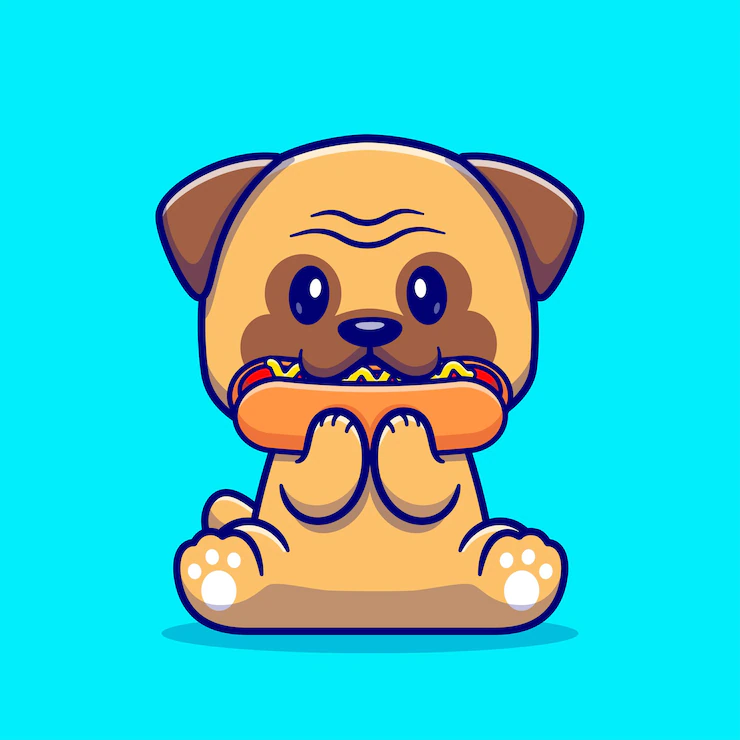
#> input picture dog_logo.webp, 740 x 740 px
$ jupyter execute --allow-errors Image_Watermarking.ipynb
#> lines starting #> are read from the running program, lines starting #| are printed output that depends on the picture
# Image Watermarking
In this project, we will see how we can add a watermark to an image. Adding a mwtermark works as a copyright for your image, so that no one can illegally use your image or document.

We will use OpenCV for this project to add logo and text as a watermark.

[cell 1]
# import libraries
import cv2
import numpy as np
import requests
from PIL import Image

* For this project, we need an image url on which we will apply the watermark.

* We will load the image using the url of the image.

* You can use any image that you desire and replace the url of the image with the one given below.

* Next, we will read and resize the image and store it into variables.

#> (a cell that did not finish here is left out)

[cell 3]
# load logo
logo = Image.open('dog_logo.webp')
#> logo is the input picture: PIL image 740x740 RGB; mean R, G, B 55.3, 205.3, 207.1
logo = logo.resize((100, 100))
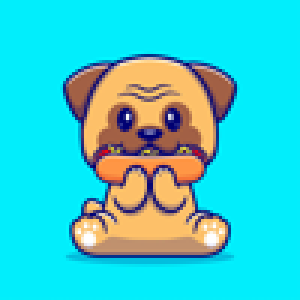
#> logo: PIL image 100x100 RGB (shown 3 times larger); mean R, G, B 55.2, 205.4, 207.1
logo
